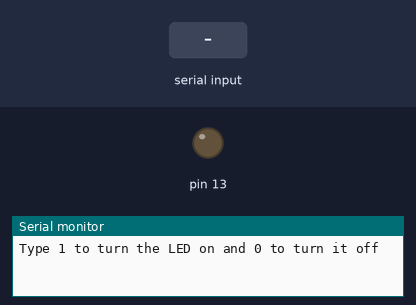
Bench run of a sketch on a simulated Arduino Uno, built with avr-gcc and run on an emulated ATmega328P. Parts: output pins drawn as LEDs (lit = HIGH), the last lines printed to the serial monitor. Inputs (shaded band) come from the test bench.

Above: at 1.2 s.
1.3 s: "1" received over Serial
At 2.3 s:
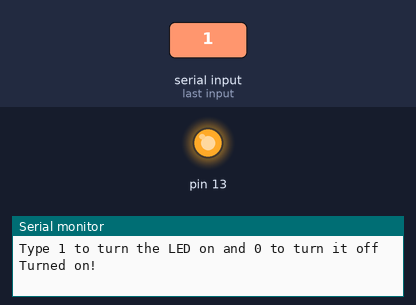
2.8 s: "0" received over Serial
At 3.4 s:
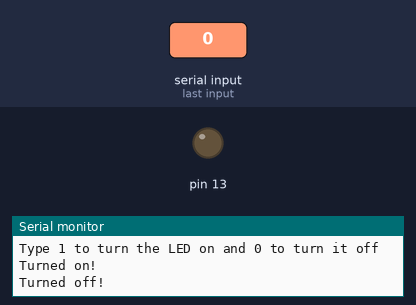
Timing chart, 0 to 5.8 s (numbered marks = the images above; inputs shaded):
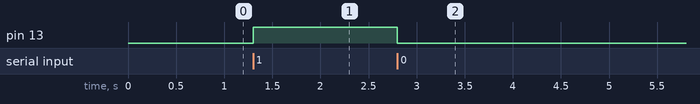

The sketch:

SerialCode.ino
```cpp
void setup() {
pinMode(13, OUTPUT);
Serial.begin(9600);
digitalWrite(13, LOW);
Serial.println("Type 1 to turn the LED on and 0 to turn it off");
}

void loop() {
if (Serial.available()){
int bval = Serial.read();
if (bval == '1'){
  digitalWrite(13, HIGH);
  Serial.println("Turned on!");
}
else if (bval == '0'){
  digitalWrite(13, LOW);
  Serial.println("Turned off!");
}
}
}
```

Measured:
- after the input at 1.3 s, pin 13: LOW → HIGH at once
- after the input at 2.8 s, pin 13: HIGH → LOW at once
